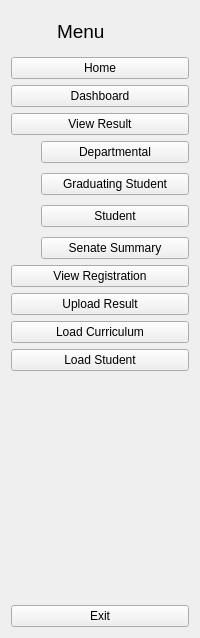
     <widget class="QWidget" name="full_menu_widget" native="true">
      <layout class="QGridLayout" name="gridLayout_17">
       <item row="0" column="0">
        <widget class="QLabel" name="label_2">
         <property name="minimumSize">
          <size>
           <width>40</width>
           <height>40</height>
          </size>
         </property>
         <property name="maximumSize">
          <size>
           <width>40</width>
           <height>40</height>
          </size>
         </property>
         <property name="text">
          <string/>
         </property>
         <property name="pixmap">
          <pixmap resource="resource.qrc">:/icon/Icons/download (2).png</pixmap>
         </property>
         <property name="scaledContents">
          <bool>true</bool>
         </property>
        </widget>
       </item>
       <item row="0" column="1">
        <widget class="QLabel" name="label_3">
         <property name="font">
          <font>
           <pointsize>14</pointsize>
          </font>
         </property>
         <property name="text">
          <string>Menu</string>
         </property>
        </widget>
       </item>
       <item row="1" column="0" colspan="2">
        <layout class="QVBoxLayout" name="verticalLayout_4">
         <property name="spacing">
          <number>6</number>
         </property>
         <item>
          <widget class="QPushButton" name="home_btn_2">
           <property name="text">
            <string>Home</string>
           </property>
           <property name="icon">
            <iconset resource="resource.qrc">
             <normaloff>:/icon/Icons/home-4-32.ico</normaloff>
             <normalon>:/icon/Icons/home-4-48.ico</normalon>:/icon/Icons/home-4-32.ico</iconset>
           </property>
           <property name="checkable">
            <bool>true</bool>
           </property>
           <property name="autoExclusive">
            <bool>true</bool>
           </property>
          </widget>
         </item>
         <item>
          <widget class="QPushButton" name="dasboard_btn_2">
           <property name="text">
            <string>Dashboard</string>
           </property>
           <property name="icon">
            <iconset resource="resource.qrc">
             <normaloff>:/icon/Icons/dashboard-5-48.ico</normaloff>
             <normalon>:/icon/Icons/dashboard-5-48.ico</normalon>:/icon/Icons/dashboard-5-48.ico</iconset>
           </property>
           <property name="iconSize">
            <size>
             <width>14</width>
             <height>14</height>
            </size>
           </property>
           <property name="checkable">
            <bool>true</bool>
           </property>
           <property name="autoExclusive">
            <bool>true</bool>
           </property>
          </widget>
         </item>
         <item>
          <layout class="QVBoxLayout" name="verticalLayout_2">
           <item>
            <widget class="QPushButton" name="result_btn_2">
             <property name="text">
              <string>View Result</string>
             </property>
             <property name="icon">
              <iconset resource="resource.qrc">
               <normaloff>:/icon/Icons/noun-result-2063212.png</normaloff>
               <normalon>../../.designer/backup/Icons/arrow-204-32.ico</normalon>:/icon/Icons/noun-result-2063212.png</iconset>
             </property>
             <property name="iconSize">
              <size>
               <width>14</width>
               <height>14</height>
              </size>
             </property>
             <property name="checkable">
              <bool>true</bool>
             </property>
             <property name="autoExclusive">
              <bool>true</bool>
             </property>
            </widget>
           </item>
           <item>
            <widget class="QWidget" name="widget_2" native="true">
             <layout class="QGridLayout" name="gridLayout_14">
              <property name="leftMargin">
               <number>0</number>
              </property>
              <property name="topMargin">
               <number>0</number>
              </property>
              <property name="rightMargin">
               <number>0</number>
              </property>
              <property name="bottomMargin">
               <number>0</number>
              </property>
              <property name="spacing">
               <number>0</number>
              </property>
              <item row="0" column="0">
               <layout class="QVBoxLayout" name="verticalLayout">
                <property name="spacing">
                 <number>10</number>
                </property>
                <property name="leftMargin">
                 <number>30</number>
                </property>
                <property name="topMargin">
                 <number>0</number>
                </property>
                <property name="rightMargin">
                 <number>0</number>
                </property>
                <property name="bottomMargin">
                 <number>0</number>
                </property>
                <item>
                 <widget class="QPushButton" name="departmental_btn_1">
                  <property name="text">
                   <string>Departmental</string>
                  </property>
                  <property name="checkable">
                   <bool>true</bool>
                  </property>
                  <property name="autoExclusive">
                   <bool>true</bool>
                  </property>
                 </widget>
                </item>
                <item>
                 <widget class="QPushButton" name="alumni_btn_1">
                  <property name="text">
                   <string>Graduating Student</string>
                  </property>
                  <property name="checkable">
                   <bool>true</bool>
                  </property>
                  <property name="autoExclusive">
                   <bool>true</bool>
                  </property>
                 </widget>
                </item>
                <item>
                 <widget class="QPushButton" name="student_btn_3">
                  <property name="text">
                   <string>Student</string>
                  </property>
                  <property name="checkable">
                   <bool>true</bool>
                  </property>
                  <property name="autoExclusive">
                   <bool>true</bool>
                  </property>
                 </widget>
                </item>
                <item>
                 <widget class="QPushButton" name="senate_btn_1">
                  <property name="text">
                   <string>Senate Summary</string>
                  </property>
                  <property name="checkable">
                   <bool>true</bool>
                  </property>
                  <property name="autoExclusive">
                   <bool>true</bool>
                  </property>
                 </widget>
                </item>
               </layout>
              </item>
             </layout>
            </widget>
           </item>
          </layout>
         </item>
         <item>
          <widget class="QPushButton" name="registration_btn_2">
           <property name="text">
            <string>View Registration</string>
           </property>
           <property name="icon">
            <iconset resource="resource.qrc">
             <normaloff>:/icon/Icons/noun-registration-5757248.png</normaloff>
             <normalon>:/icon/Icons/noun-registration-5757248.png</normalon>:/icon/Icons/noun-registration-5757248.png</iconset>
           </property>
           <property name="iconSize">
            <size>
             <width>14</width>
             <height>14</height>
            </size>
           </property>
           <property name="checkable">
            <bool>true</bool>
           </property>
           <property name="autoExclusive">
            <bool>true</bool>
           </property>
          </widget>
         </item>
         <item>
          <widget class="QPushButton" name="upload_result_btn_2">
           <property name="text">
            <string>Upload Result</string>
           </property>
           <property name="icon">
            <iconset resource="resource.qrc">
             <normaloff>:/icon/Icons/noun-result-2063212.png</normaloff>
             <normalon>:/icon/Icons/noun-result-2063212.png</normalon>:/icon/Icons/noun-result-2063212.png</iconset>
           </property>
           <property name="iconSize">
            <size>
             <width>14</width>
             <height>14</height>
            </size>
           </property>
           <property name="checkable">
            <bool>true</bool>
           </property>
           <property name="autoExclusive">
            <bool>true</bool>
           </property>
          </widget>
         </item>
         <item>
          <widget class="QPushButton" name="curriculum_btn_2">
           <property name="text">
            <string>Load Curriculum</string>
           </property>
           <property name="icon">
            <iconset resource="resource.qrc">
             <normaloff>:/icon/Icons/curri.png</normaloff>
             <normalon>:/icon/Icons/curri.png</normalon>:/icon/Icons/curri.png</iconset>
           </property>
           <property name="iconSize">
            <size>
             <width>14</width>
             <height>14</height>
            </size>
           </property>
           <property name="checkable">
            <bool>true</bool>
           </property>
           <property name="autoExclusive">
            <bool>true</bool>
           </property>
          </widget>
         </item>
         <item>
          <widget class="QPushButton" name="student_btn_2">
           <property name="text">
            <string>Load Student</string>
           </property>
           <property name="icon">
            <iconset resource="resource.qrc">
             <normaloff>:/icon/Icons/noun-student-1332034.png</normaloff>
             <normalon>:/icon/Icons/noun-student-1332034.png</normalon>:/icon/Icons/noun-student-1332034.png</iconset>
           </property>
           <property name="iconSize">
            <size>
             <width>14</width>
             <height>14</height>
            </size>
           </property>
           <property name="checkable">
            <bool>true</bool>
           </property>
           <property name="autoExclusive">
            <bool>true</bool>
           </property>
          </widget>
         </item>
         <item>
          <spacer name="verticalSpacer_2">
           <property name="orientation">
            <enum>Qt::Vertical</enum>
           </property>
           <property name="sizeHint" stdset="0">
            <size>
             <width>20</width>
             <height>228</height>
            </size>
           </property>
          </spacer>
         </item>
         <item>
          <widget class="QPushButton" name="exit_btn_2">
           <property name="text">
            <string>Exit</string>
           </property>
           <property name="icon">
            <iconset resource="resource.qrc">
             <normaloff>:/icon/Icons/close-window-48.ico</normaloff>:/icon/Icons/close-window-48.ico</iconset>
           </property>
           <property name="iconSize">
            <size>
             <width>14</width>
             <height>14</height>
            </size>
           </property>
          </widget>
         </item>
        </layout>
       </item>
      </layout>
     </widget>
